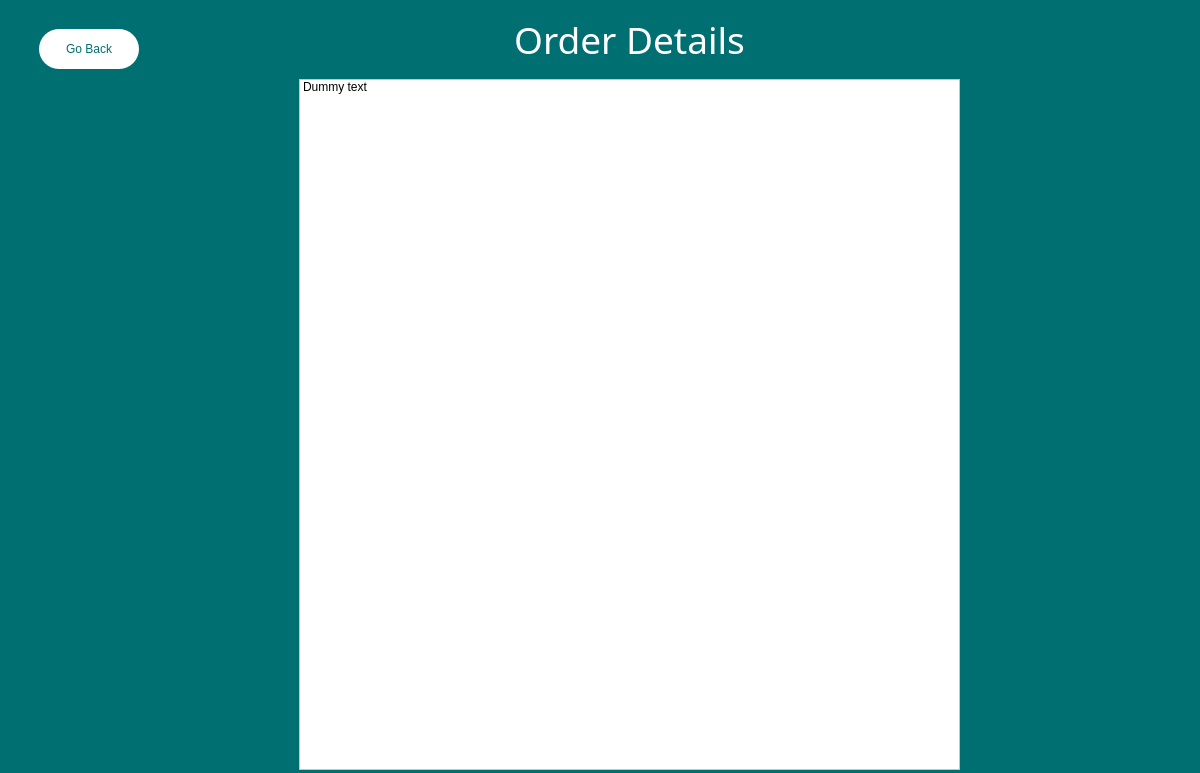
<?xml version="1.0" encoding="UTF-8"?>
<ui version="4.0">
 <class>Dialog</class>
 <widget class="QDialog" name="Dialog">
  <property name="geometry">
   <rect>
    <x>0</x>
    <y>0</y>
    <width>1200</width>
    <height>773</height>
   </rect>
  </property>
  <property name="windowTitle">
   <string>Dialog</string>
  </property>
  <widget class="QWidget" name="widget" native="true">
   <property name="geometry">
    <rect>
     <x>-1</x>
     <y>-1</y>
     <width>1211</width>
     <height>811</height>
    </rect>
   </property>
   <property name="styleSheet">
    <string notr="true">background-color:rgb(0, 111, 113);
font: 87 12pt &quot;Arial Black&quot;;
color: rgb(255, 255, 255);</string>
   </property>
   <widget class="QPushButton" name="returnBTN">
    <property name="geometry">
     <rect>
      <x>40</x>
      <y>30</y>
      <width>100</width>
      <height>40</height>
     </rect>
    </property>
    <property name="styleSheet">
     <string notr="true">background-color: rgb(255, 255, 255);border-radius:20px;
color:rgb(0, 111, 113);</string>
    </property>
    <property name="text">
     <string>Go Back</string>
    </property>
   </widget>
   <widget class="QLabel" name="OrderDetails">
    <property name="geometry">
     <rect>
      <x>300</x>
      <y>10</y>
      <width>661</width>
      <height>61</height>
     </rect>
    </property>
    <property name="font">
     <font>
      <family>Arial Black</family>
      <pointsize>28</pointsize>
      <weight>10</weight>
      <italic>false</italic>
      <bold>false</bold>
     </font>
    </property>
    <property name="styleSheet">
     <string notr="true">background-color: rgba(255, 255, 255, 0);
font: 87 28pt &quot;Arial Black&quot;;</string>
    </property>
    <property name="text">
     <string>Order Details</string>
    </property>
    <property name="alignment">
     <set>Qt::AlignCenter</set>
    </property>
   </widget>
   <widget class="QListWidget" name="orderList">
    <property name="geometry">
     <rect>
      <x>300</x>
      <y>80</y>
      <width>661</width>
      <height>691</height>
     </rect>
    </property>
    <property name="styleSheet">
     <string notr="true">background-color: rgb(255, 255, 255);
color: rgb(0, 0, 0);</string>
    </property>
    <property name="frameShape">
     <enum>QFrame::StyledPanel</enum>
    </property>
    <item>
     <property name="text">
      <string>Dummy text</string>
     </property>
    </item>
   </widget>
  </widget>
 </widget>
 <resources/>
 <connections/>
</ui>
